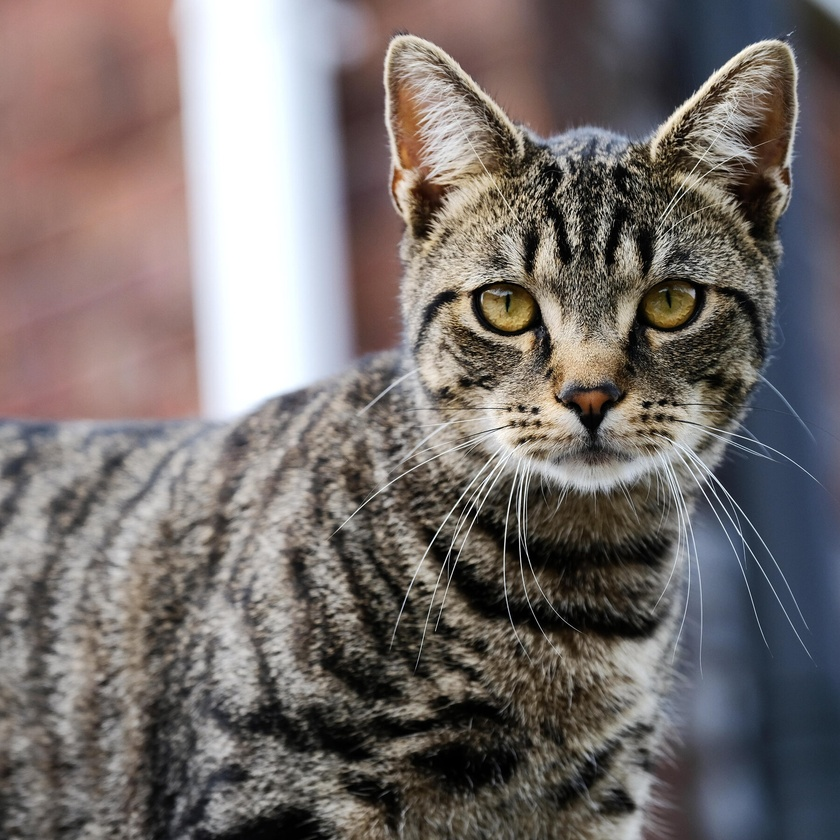
#> input picture proj3/figs/cat.jpg, 840 x 840 px, shrunk from 1800 x 1800 before the run
$ python vis.py
#> lines starting #> are read from the running program, lines starting #| are printed output that depends on the picture
"""
@Description :
@Author      :   Xubo Luo
@Time        :   2024/01/07 21:51:51
"""

from skimage.feature import hog
import matplotlib.pyplot as plt
import cv2

img = cv2.imread('../figs/cat.jpg')
#> img is the input picture: shape (840, 840, 3); mean B, G, R 108.6, 110.7, 118.1

RGB = cv2.cvtColor(img, cv2.COLOR_BGR2RGB)

plt.subplot(1, 2, 1)
plt.imshow(RGB)

gray = cv2.cvtColor(img, cv2.COLOR_BGR2GRAY)
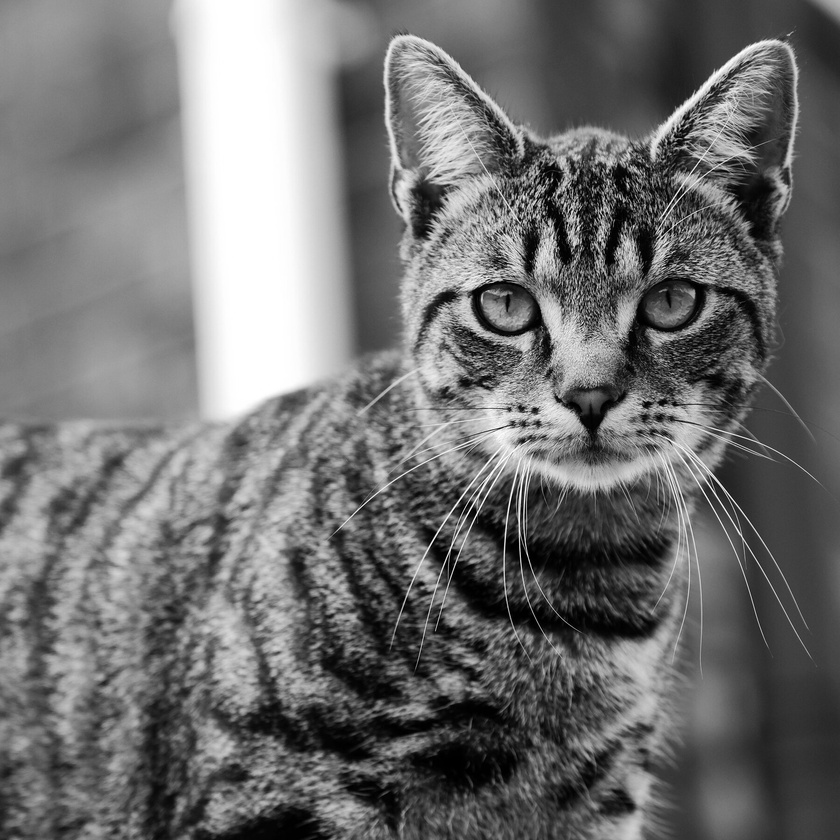
#> gray: shape (840, 840); min 0, max 255, mean 112.7

ft, hogimg = hog(gray,
                 orientations=9,
                 pixels_per_cell=(8, 8),
                 cells_per_block=(8, 8),
                 visualize=True,
                 block_norm='L2-Hys',
                 transform_sqrt=True,
                 feature_vector=True)
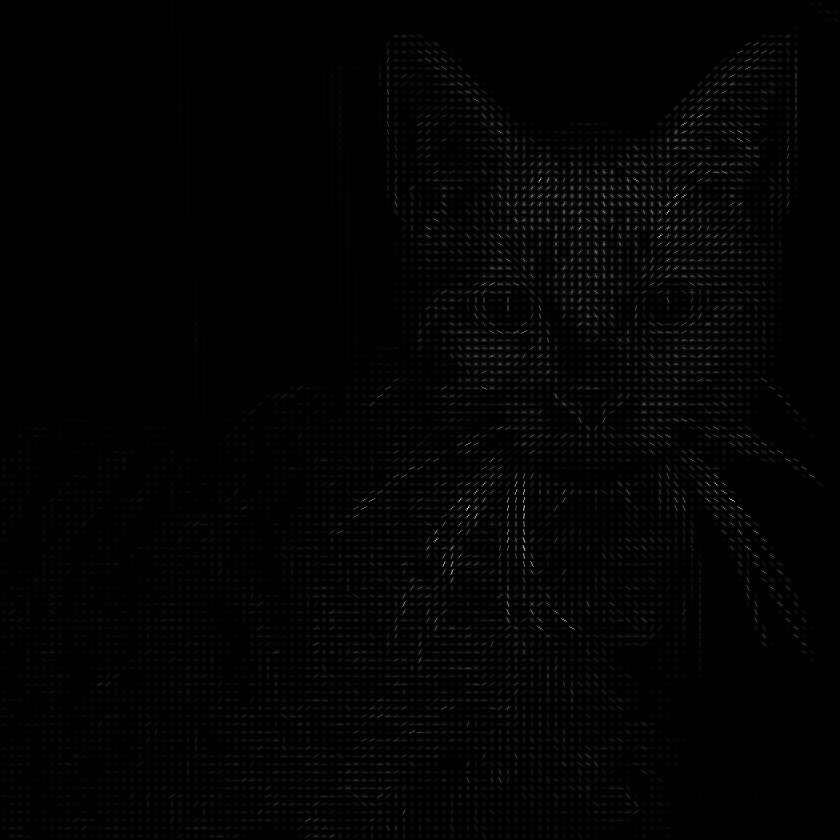
#> hogimg: shape (840, 840) float64; min 0, max 8.41, mean 0.102; drawn with min black and max white
plt.subplot(1, 2, 2)
plt.imshow(hogimg)
plt.show()
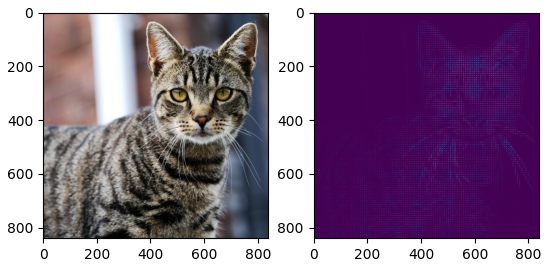
#> figure drawn by matplotlib, 2 panels
